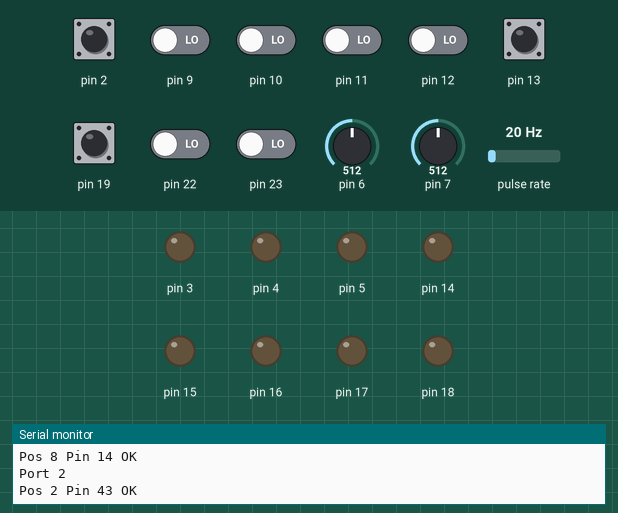
Bench run of a sketch on a simulated Arduino Uno, built with avr-gcc and run on an emulated ATmega328P. Shown: output pins drawn as LEDs (lit = HIGH), the last lines printed to the serial monitor. Wiring (inferred from the names in the program): pulse sensor: data pin 8. The test bench sets the inputs (shaded band); at power-on: pin 2, pin 13, pin 19 HIGH, pin 9–12, pin 22, pin 23 LOW, pin 7 = 512, pin 6 = 512, pulse rate 20 Hz. Pins used as bus, display or sensor lines are not drawn.

Above: at 1.0 s.
At 7.5 s:
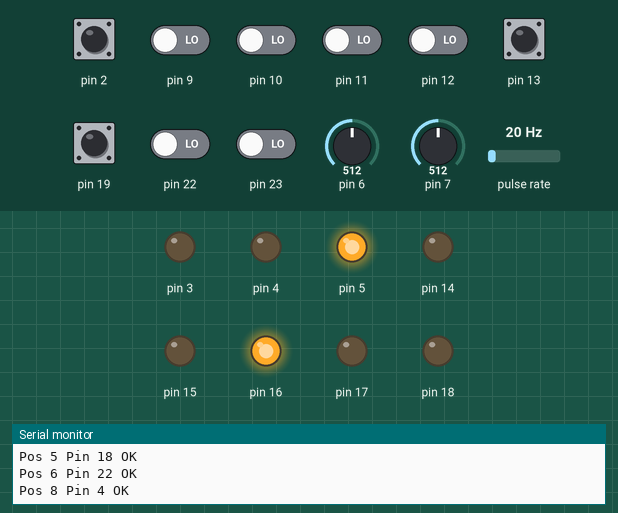
7.6 s: pin 7 set to 716
At 10.0 s:
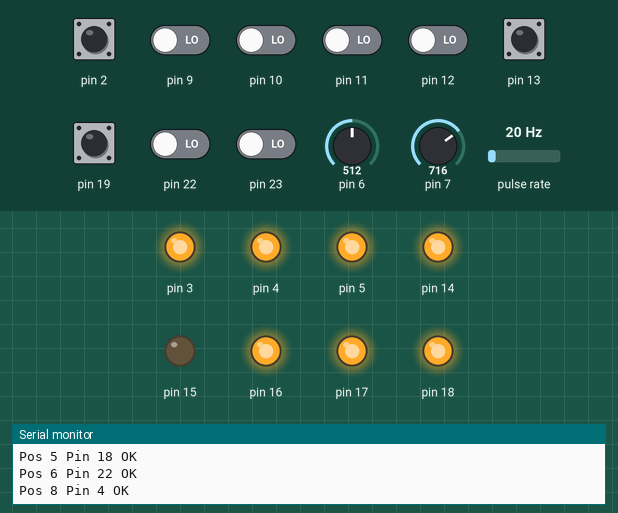
Timing chart, 0 to 25.9 s (numbered marks = the images above; inputs shaded):
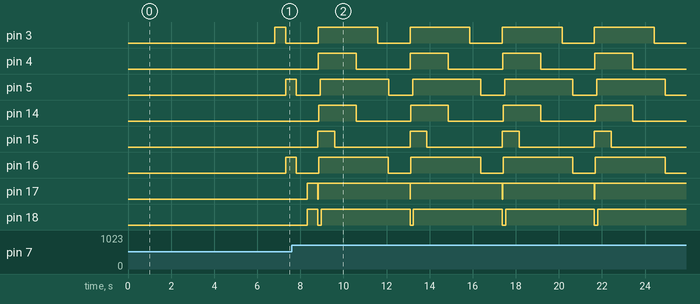

The sketch:

port_test.ino
```cpp
// Used to test the ports

const int PORTS = 7;
const int PINS = 8;
bool SHORT=false;

// Mapping for 7 Ports vs 8 Pins each port
// Brown            - 1 (Ground)
// White/Brown      - 2 (Servo)
// Green            - 3 (RGB Green)
// White/Blue       - 4 (IR)
// Blue             - 5 (RGB Blue)
// White/Green      - 6 (Laser)
// Orange           - 7 (+5v)
// White/Orange     - 8 (RGB Red)
int pins[PORTS+1][PINS+1] = {
  //     1   2   3   4   5   6   7   8    <- Wires
  { 00, 00, 00, 00, 00, 00, 00, 00, 00 }, // Unused
  { 00, 00,  3, 16,  2, 17, 15, 00, 14 }, // 1 -> ok
  { 00, 00, 43, 45, 47, 49, 51, 00, 53 }, // 2 -> ok
  { 00, 00, 50, 39, 37, 35, 41, 00, 52 }, // 3 -> ok
  { 00, 00, 32, 42, 48, 46, 44, 00, 33 }, // 4 -> ok
  { 00, 00, 26, 34, 40, 38, 36, 00, 27 }, // 5 -> ok
  { 00, 00, 25, 28, 31, 30, 29, 00, 24 }, // 6 -> ok
  { 00, 00, 23,  5, 19, 18, 22, 00,  4 }  // 7 -> ok
};

void setup() {
    Serial.begin(115200);

    // Test to make sure that no pin is in short.
    int p, i, pin;
    for(p = 1; p < PORTS+1; p++) {
        Serial.println("Port " + String(p));
        for(i = 1; i < PINS+1; i++) {
            pin = pins[p][i];
            if (pin > 0) {
              Serial.print("Pos " + String(i) + " Pin " + String(pin) + " ");
              pinMode(pin, INPUT);
              delay(50);
              // Test if in short.
              if (digitalRead(pin) == HIGH) {
                  Serial.println("SHORT");
              }
              else {
                // Set mode to output.
                Serial.println("OK");
              }
              delay(100);
              // Skip IR port.
              if (i != 4) {
                pinMode(pin, OUTPUT);
              }
            }
        }
    }
}

void loop() {
  // LED test.
  int p, i, pin;
  // LED on.
  for(i = 1; i < PINS+1; i++) {
    for(p = 1; p < PORTS+1; p++) {
      pin = pins[p][i];
      // Skip IR port.
      if (i != 4) {
        digitalWrite(pin, HIGH);
      }
    }
    delay(500);
    // LED off.
    for(p = 1; p < PORTS+1; p++) {
      pin = pins[p][i];
      // Skip IR port.
      if (i != 4) {
        digitalWrite(pin, LOW);
      }
    }
  }
}
```

Measured:
- by itself, pin 3: alternates HIGH for 2.8 s and LOW for 1.5 s
- by itself, pin 4: alternates HIGH for 1.8 s and LOW for 2.5 s
- by itself, pin 5: alternates HIGH for 3.2 s and LOW for 1.1 s
- by itself, pin 14: alternates HIGH for 1.7 s and LOW for 2.5 s
- by itself, pin 15: alternates HIGH for 0.78 s and LOW for 3.5 s
- by itself, pin 16: alternates HIGH for 3.2 s and LOW for 1.0 s
- by itself, pin 17: repeats every 4.3 s: LOW 0.02 s, HIGH 4.3 s
- by itself, pin 18: repeats every 4.3 s: LOW 0.15 s, HIGH 4.1 s
